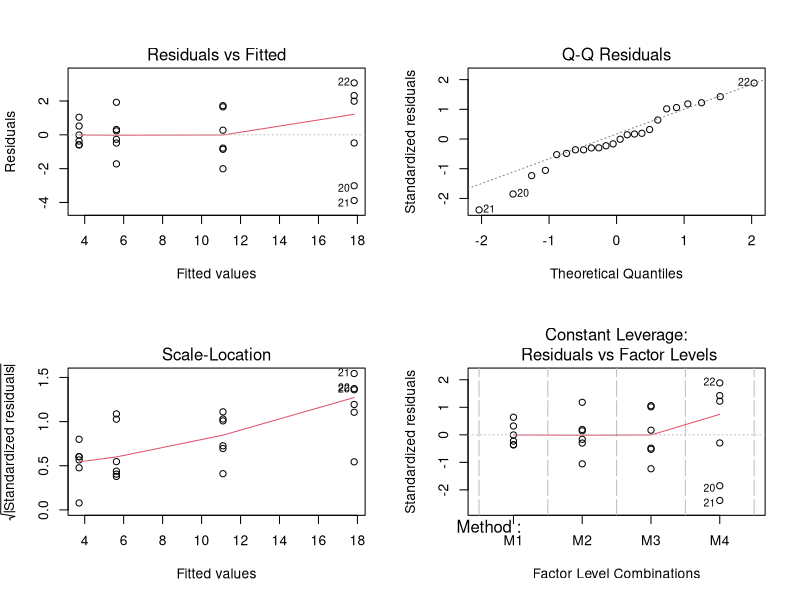
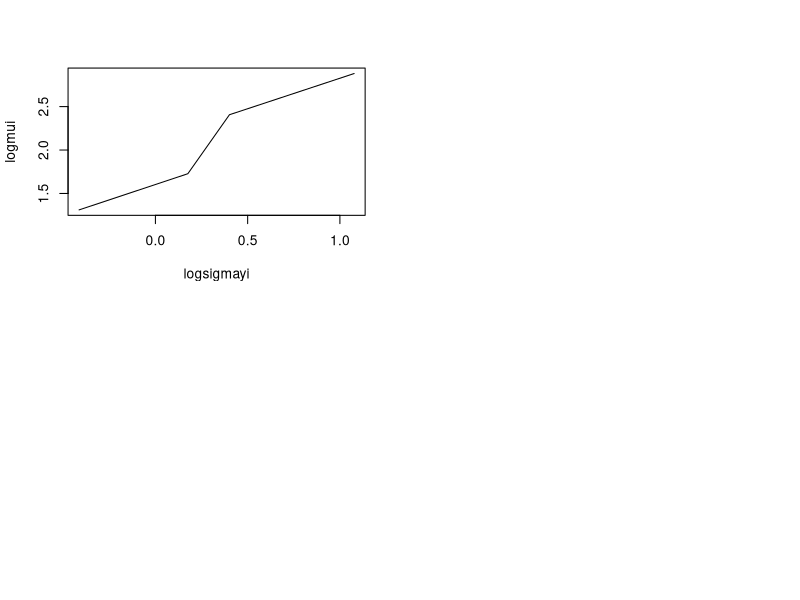

Reproduce these figures in R, in order.
## ---- chunk 1
getwd()
setwd("E:/r/AST504")
## ---- chunk 2
dat<-read.csv("Mid 2 504.csv")
str(dat)
## ---- chunk 3
anova<- aov(dep~Method,data=dat)
summary(anova)
par(mfrow=c(2,2))
plot(anova)
## ---- chunk 4
bartlett.test(dep~Method,data=dat)
## ---- chunk 5
sigmayi<-tapply(dat$dep, dat$Method, sd)
sigmayi
logsigmayi<-log(sigmayi)
logsigmayi
mui<-tapply(dat$dep, dat$Method,mean)
mui
logmui<-log(mui)
logmui
plot(logsigmayi,logmui,type="l")
lm(logsigmayi~logmui)
